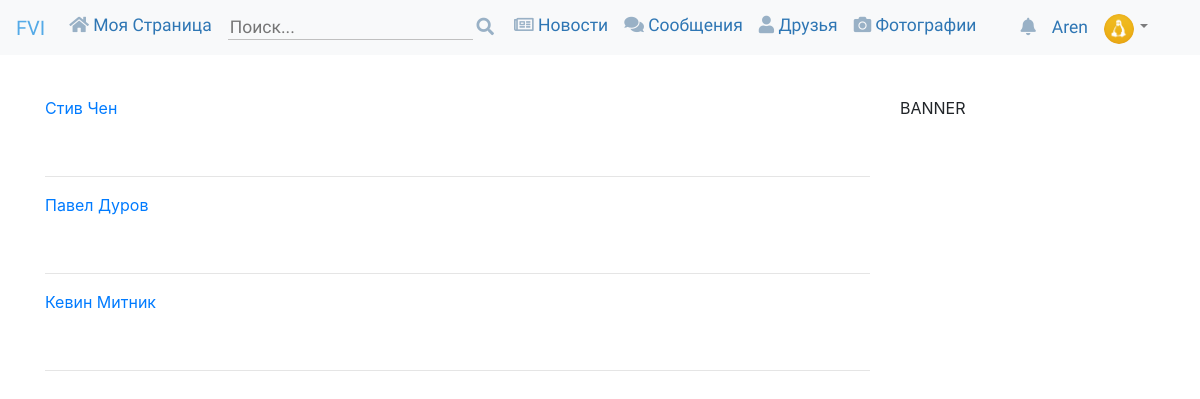
/allchat/ (signed in), run on the app's committed database.
### accounts/models.py (models this page shows, shortened)
class UserProfile(models.Model):
	user = models.OneToOneField(User, on_delete=models.CASCADE)
	avatar = models.ImageField(upload_to='imageusers', verbose_name='Изображение')
	placework = models.TextField(default='Отсутствует')
	city = models.TextField(default='Отсутствует')
	friends = models.ManyToManyField(User,
				related_name='is_friends',
				blank=True)
	followers = models.ManyToManyField(User,
				related_name='is_following',
				blank=True)
	zayavkadruzya = models.ManyToManyField(User,
			related_name='addingfriend',
			blank=True,)
	messagedo = models.ManyToManyField(User,
				related_name='messagedo',
				blank=True)
	allmessagesstory = models.ManyToManyField(User,
				related_name='allmessagesstory',
				blank=True)
	last_activity = models.DateTimeField(auto_now=True,
				auto_now_add=False)
	user_online = models.BooleanField(default=False)
	def user_get_absolute_url(self):
		return reverse("accounts:userdetail", kwargs={"id": self.id})

### accounts/views.py (the view)
# urls.py: path('allchat/', allchat, name='allchat'),
def allchat(request):
    user = request.user
    chatstory = UserProfile.objects.filter(~Q(user=user))
    messagestory = Chat.objects.all().order_by('-datamessage')
    context = {
        "chatstory":chatstory,
        "user":user,
        "messagestory":messagestory,
    }
    return render(request, 'chat/allchat.html', context)

### templates/chat/allchat.html (shortened to what this page needs)
{% load static %}
{% load crispy_forms_tags %}
<!doctype html>
<html lang="en">
  <head>
    <link rel="stylesheet" href="https://use.fontawesome.com/releases/v5.0.13/css/all.css">
    <link rel="stylesheet" href="https://stackpath.bootstrapcdn.com/bootstrap/4.1.0/css/bootstrap.min.css">
  {% include 'stylesand.html' %}
  </head>
  <body>
<header>
{% include 'navbar.html' %}
</header>
<br><br><br><br>
    <div class="container">
      <div class="row">
        <div class="col-lg-9 col-md-9 col-xs-12 leftprofile">
          <div class="leftprofilecolor">
          {% for d in chatstory %}
{% if d.user in request.user.userprofile.allmessagesstory.all %}
          <div class="allchat">
          <p>
<a href="{{ d.user_get_absolute_url }}chat/">
          {{ d.user.get_full_name }}
  </a>
          </p>
          </div>
          <br><hr>
          {% endif %}
          {% endfor %}
        <br><br>
        </div>
      </div>
        <div class="col-lg-3 col-md-3 col-xs-12">
          <p class="">BANNER</p>
          <br>
        </div>
      </div>
    </div>
  </body>
</html>

### templates/navbar.html (shortened to what this page needs)
<nav
    class="navbar navbar-expand-lg navbar-light bg-light fixed-top">
  <a class="navbar-brand" href="/site/">
  <div class="icon">
    FVI
  </div>
</a>
  <div class="collapse navbar-collapse" id="navbarSupportedContent">
    <ul class="navbar-nav mr-auto">
      <li class="nav-item active">
        <a class="nav-link" href="/profile/">
          <i class="fas fa-home"></i> Моя Страница<span class="sr-only">(current)</span></a>
      </li>
      <li class="nav-item active">
        <div class="nav-link" href="#">
          <div class="formsearch">
          <form action="/listusers/" method="GET">
      <input placeholder="Поиск..."
      class="vvodpoisk" id="vvodpoisk"
            type="text" name="q">
      <button id="searchmybtnmy" class="poisk poiskbutton"><i class="fas fa-search"></i></button>
          </form>
          </div>
          <span class="sr-only">(current)</span></div>
      </li>
      <li class="nav-item active">
        <a class="nav-link" href="/site/">
          <i class="far fa-newspaper"></i> Новости<span class="sr-only">(current)</span></a>
      </li>
      <li class="nav-item active">
        <a class="nav-link" href="/allchat/">
          <i class="fas fa-comments"></i> Сообщения
          <span class="sr-only">(current)</span></a>
      </li>
      <li class="nav-item active">
        <a class="nav-link" href="#">
          <i class="fas fa-user"></i> Друзья<span class="sr-only">(current)</span></a>
      </li>
      <li class="nav-item active">
        <a class="nav-link" href="/foto/">
          <i class="fas fa-camera"></i> Фотографии<span class="sr-only">(current)</span></a>
      </li>
    </ul>
    <ul class=" my-2 my-lg-0 navbar-nav mr-auto">
      <li class="nav-item active opovisheniya">
        <a class="nav-link" href="#">
          <i class="fas fa-bell" data-toggle="modal" data-target="#myModal"></i>
          <span class="sr-only">(current)</span></a>
      </li>
      <li class="nav-item active nameclass">
        <a class="nav-link" href="#">
          {{ user.first_name }}
          <span class="sr-only">(current)</span></a>
      </li>
      <li class="nav-item dropdown">
        <a class="nav-link dropdown-toggle" href="#" id="navbarDropdown" role="button" data-toggle="dropdown" aria-haspopup="true" aria-expanded="fafrrlse">
        {% if user.userprofile.avatar %}
          <div class="img-small-dropdown">
            <img class="img-fluid imgnavbar"
            src="{{ user.userprofile.avatar.url }}" alt="">
          </div>
          {% endif %}
        </a>
      </li>
    </ul>
  </div>
</nav>

### static/css/newstyle.css (style rules this page uses)
.poiskbutton { border-right: none; border-bottom: none; border-top: none; border-left: 1px solid silver; cursor: pointer; }
.navbar-light .navbar-nav .active>.nav-link, .navbar-light .navbar-nav .nav-link.active, .navbar-light .navbar-nav .nav-link.show, .navbar-light .navbar-nav .show>.nav-link { color: #2E76B4; font-family: 'Cuprum', sans-serif; font-size: 17.5px; }
i { color: #99B1C6; }
.img-small-dropdown { width: 32px; float: left; }
.vvodpoisk { background-color: #F8F9FA; border: none; border-bottom: 1px solid silver; padding: 1px -1px; height: 23px; outline:none; }
.poisk { padding: 2px 4px; margin-left: -4.5px; background-color: #F8F9FA; border: none; outline:none; }
.icon { color: #54AAE7; font-family: 'Indie Flower', cursive; }
@media (min-width: 983px) { .navbar { height: 55px; } }
.icon { position: relative; z-index: 2; transition: 3s linear; }
a { text-decoration: none; }
.imgnavbar { height: 30px; width: 30px; border-radius: 50px; }

### data on the page
UserProfile: user.get_full_name "Стив Чен"
UserProfile: user.get_full_name "Павел Дуров"
UserProfile: user.get_full_name "Кевин Митник"

### other printed values
{{ user.first_name }} "Aren"
